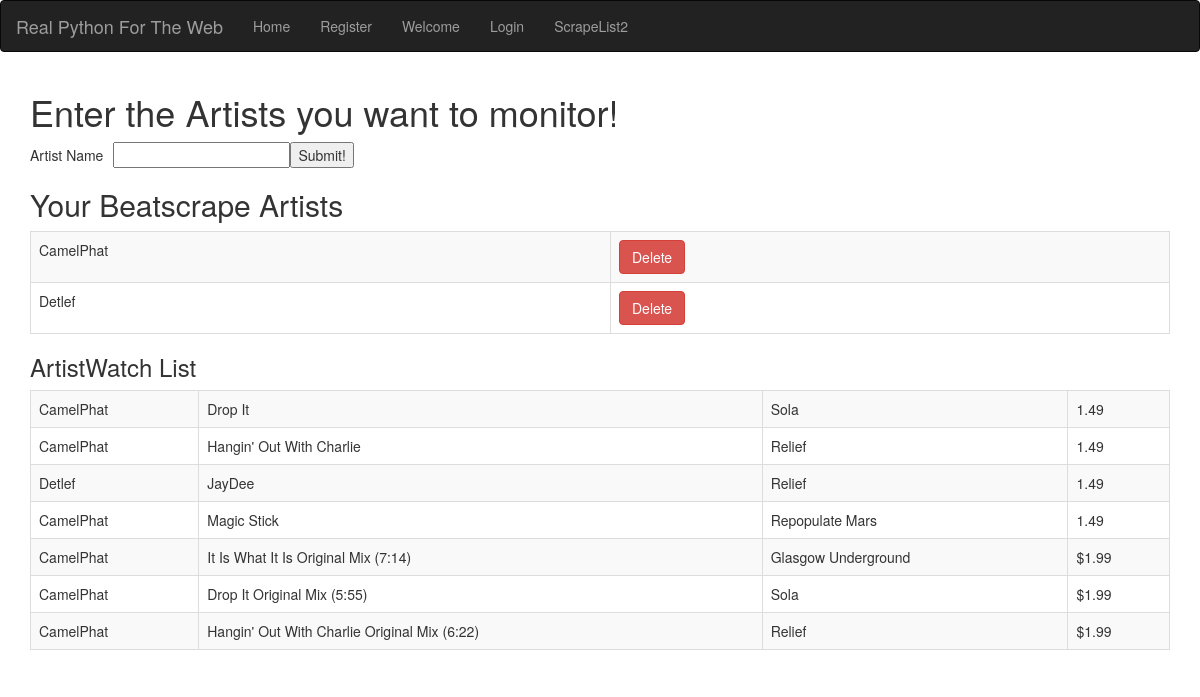
/scrapelist2, run on the app's committed database.
### tables this page shows
CREATE TABLE `ArtistMonitor` (
	`ID`	INTEGER PRIMARY KEY AUTOINCREMENT,
	`DJName`	TEXT
);

CREATE TABLE Tracks(Artist TEXT, Song TEXT, Label TEXT, Price DECIMAL, ChartPosition TEXT, Genre TEXT, Websource TEXT);

### routes.py (the view, shortened to what this page needs)
@app.route('/scrapelist2', methods=['GET', 'POST'])
def scrapelist2():
	g.db = connect_db()
	cur = g.db.execute('select DJName from ArtistMonitor')
	cur2 = g.db.execute('select * from Tracks where artist in (select DJname from ArtistMonitor)')
	pull = [dict(DJname=row[0]) for row in cur.fetchall()]
	watch = [dict(Artist=row[0], Song=row[1], Websource=row[2], Genre=row[3]) for row in cur2.fetchall()]
	g.db.close()
	return render_template('scrapelist2.html', selected='submit', pull=pull, watch=watch)

### routes.py (called while the page is built)
def connect_db():
	return sqlite3.connect(app.config['DATABASE'])

### templates/scrapelist2.html (shortened to what this page needs)
{% extends "template.html" %}
{% block content %}
<h1> Enter the Artists you want to monitor!</h1>
<form method="POST" action="/scrapelist2">
   <table>
      <tr>
         <td style="padding-right: 10px">Artist Name</td>
         <td><input type="text" name="Producername" /></td>
		 <td><input type="submit" value="Submit!" /></td>
      </tr>
   </table>
</form>
<h2>Your Beatscrape Artists</h2>
<table class="table table-striped table-bordered table-hover table condensed">
{% for artist in pull %}
<tr>
   <td>{{ artist.DJname }}</td>
   <td>
      <form method="post" action="/delete_artist/{{ artist.DJname }}">
         <input type="submit" value="Delete" class="btn btn-danger">
      </form>
   </td>
</tr>
{% endfor %}
</table>
<h3>ArtistWatch List</h3>
<table class="table table-striped table-bordered table-hover table condensed">
{% for x in watch %}
<tr>
   <td>{{ x.Artist }}</td>
   <td>{{ x.Song }}</td>
   <td>{{ x.Websource }}</td>
   <td>{{ x.Genre }}</td>
</tr>
{% endfor %}
</table>
{% endblock %}

### templates/template.html (shortened to what this page needs)
<!DOCTYPE html>
<html>
   <head>
      <link rel="stylesheet" href="{{ url_for('static', filename='css/bootstrap.css') }}">
   </head>
   <body>
      <header>
         <div class="navbar navbar-inverse">
            <div class="navbar-inner">
               <a class="navbar-brand" href="/">Real Python For The Web</a>
               <ul class="nav navbar-nav">
                  <li><a data-toggle="tab" href="/">Home</a></li>
				  <li><a data-toggle="tab" href="/register">Register</a></li>
                  <li><a data-toggle="tab" href="/welcome">Welcome</a></li>
                  <li><a data-toggle="tab" href="/log">Login</a></li>
                  <li><a data-toggle="tab" href="/scrapelist2">ScrapeList2</a></li>
               </ul>
            </div>
         </div>
      </header>
      <div class="container">
         {% block content %}
         {% endblock %}
      </div>
   </body>
</html>

### data on the page
ArtistMonitor: DJname "CamelPhat"
ArtistMonitor: DJname "Detlef"
Tracks: Artist "CamelPhat", Song "Drop It", Websource "Sola", Genre "1.49"
Tracks: Artist "CamelPhat", Song "Hangin' Out With Charlie", Websource "Relief", Genre "1.49"
Tracks: Artist "Detlef", Song "JayDee", Websource "Relief", Genre "1.49"
Tracks: Artist "CamelPhat", Song "Magic Stick", Websource "Repopulate Mars", Genre "1.49"
Tracks: Artist "CamelPhat", Song "It Is What It Is Original Mix (7:14)", Websource "Glasgow Underground", Genre "$1.99"
Tracks: Artist "CamelPhat", Song "Drop It Original Mix (5:55)", Websource "Sola", Genre "$1.99"
Tracks: Artist "CamelPhat", Song "Hangin' Out With Charlie Original Mix (6:22)", Websource "Relief", Genre "$1.99"
